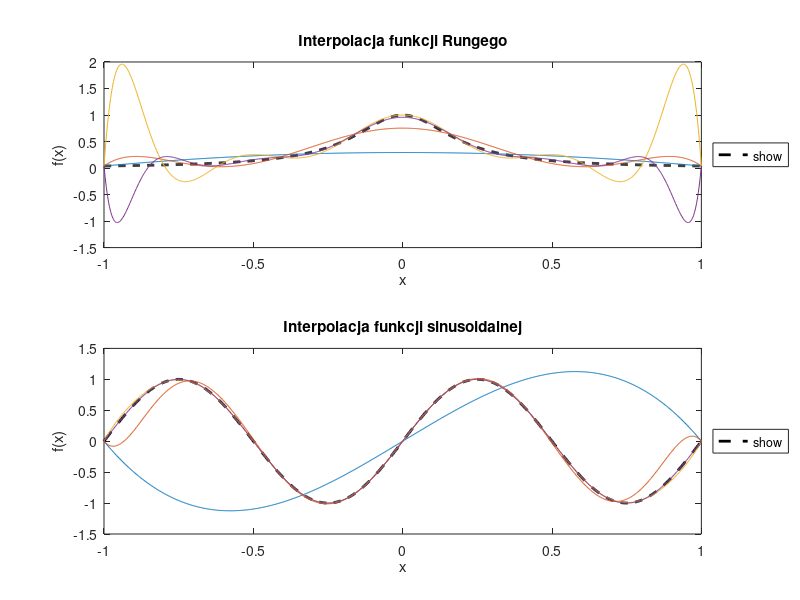

Here is the MATLAB script that generated this plot:
function [node_counts, exact_runge, exact_sine, V, interpolated_runge, interpolated_sine] = plot_runge_sine_interpolations()
% Generuje dwa wykresy przedstawiające interpolacje funkcji Rungego oraz
% funkcji sinusoidalnej. Funkcja zwraca
% 1) trzy wektory wierszowe
% 2) trzy tablice komórkowe (cell arrays) o rozmiarze [1,4].
% node_counts - wektor zawierający liczby węzłów, dla których wyznaczana
%   była interpolacja wielomianowa
% exact_runge - wektor wierszowy wartości funkcji Runge wyznaczonych
%       w punktach x_fine = linspace(-1, 1, 1000);
% exact_sine - wektor wierszowy wartości funkcji sinusoidalnej wyznaczonych
%       w punktach x_fine = linspace(-1, 1, 1000);
% V{i}: macierz Vandermonde'a wyznaczona dla node_counts(i) węzłów interpolacji
% interpolated_runge{i}: wektor wierszowy wartości wielomianu interpolującego
%       funkcję Runge'go dla stopnia wielomianu równego node_counts(i)-1.
% interpolated_sine{i}: wektor wierszowy wartości wielomianu interpolującego
%       funkcję sinusoidalną dla stopnia wielomianu równego node_counts(i)-1.

    % Wektor liczby węzłów - niepowtarzające się wartości z przedziału [2, 16]
    node_counts = [4, 8, 11, 14];  % co najmniej jedna > 12

    % Definicja funkcji
    runge_function = @(x) 1 ./ (1 + 25 * x.^2);
    sine_function = @(x) sin(2 * pi * x);

    % Gęsta siatka punktów do oceny interpolacji
    x_fine = linspace(-1, 1, 1000);

    % Wartości funkcji wzorcowych
    exact_runge = runge_function(x_fine);
    exact_sine = sine_function(x_fine);

    % Inicjalizacja komórek
    V = cell(1, length(node_counts));
    interpolated_runge = cell(1, length(node_counts));
    interpolated_sine = cell(1, length(node_counts));

    % Przygotowanie kolorów
    colors = lines(length(node_counts));

    % === Wykres funkcji Rungego ===
    subplot(2,1,1);
    plot(x_fine, exact_runge, 'k--', 'LineWidth', 2, 'DisplayName', 'Runge - wzorcowa');
    hold on;

    % === Wykres funkcji sinusoidalnej ===
    subplot(2,1,2);
    plot(x_fine, exact_sine, 'k--', 'LineWidth', 2, 'DisplayName', 'Sine - wzorcowa');
    hold on;

    % === Pętla po liczbach węzłów ===
    for i = 1:length(node_counts)
        N = node_counts(i);
        x_nodes = linspace(-1, 1, N)';

        % Macierz Vandermonde’a
        V{i} = get_vandermonde_matrix(x_nodes);

        % === Interpolacja Rungego ===
        y_runge = runge_function(x_nodes);
        coefficients_runge = V{i} \ y_runge;
        coefficients_runge = coefficients_runge(end:-1:1);
        interpolated_runge{i} = polyval(coefficients_runge, x_fine);

        subplot(2,1,1);
        plot(x_fine, interpolated_runge{i}, 'Color', colors(i,:), ...
            'DisplayName', sprintf('Runge, N=%d', N));

        % === Interpolacja sinusoidalna ===
        y_sine = sine_function(x_nodes);
        coefficients_sine = V{i} \ y_sine;
        coefficients_sine = coefficients_sine(end:-1:1);
        interpolated_sine{i} = polyval(coefficients_sine, x_fine);

        subplot(2,1,2);
        plot(x_fine, interpolated_sine{i}, 'Color', colors(i,:), ...
            'DisplayName', sprintf('Sine, N=%d', N));
    end

    % === Opisy wykresów ===
    subplot(2,1,1);
    title('Interpolacja funkcji Rungego');
    xlabel('x');
    ylabel('f(x)');
    legend('show', 'Location', 'eastoutside');

    subplot(2,1,2);
    title('Interpolacja funkcji sinusoidalnej');
    xlabel('x');
    ylabel('f(x)');
    legend('show', 'Location', 'eastoutside');

    % Zapis wykresu do pliku
    set(gcf, 'Position', [100, 100, 1200, 800]);
    saveas(gcf, 'zadanie1.png');
end

function V = get_vandermonde_matrix(x)
    % Budowa macierzy Vandermonde'a na podstawie węzłów x
    N = length(x);
    V = ones(N,N);
    for i = 1:N
        for j = 0:(N-1)
            V(i,j+1) = x(i)^j;
        end
    end
end
